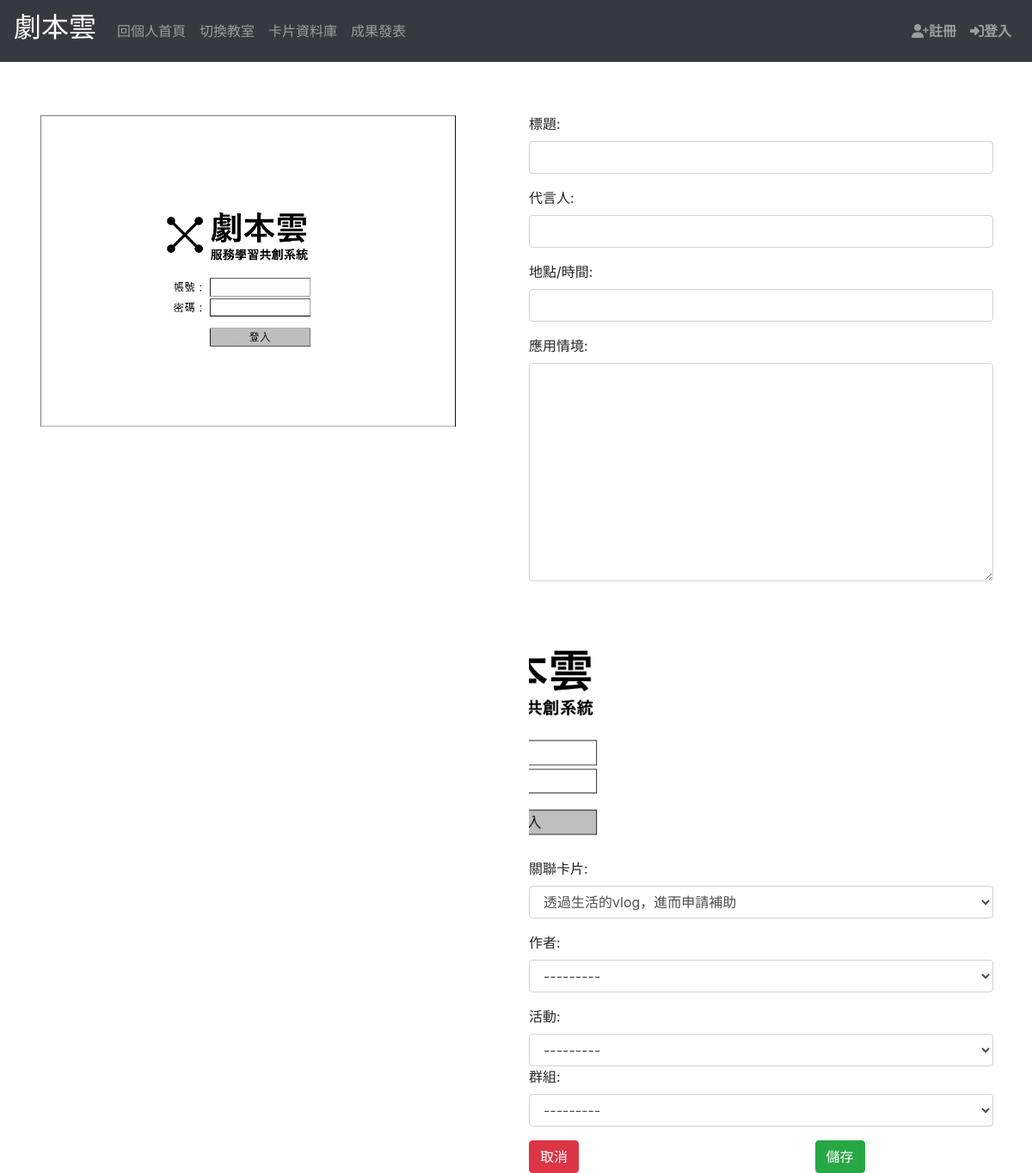
Page /createcardrow/12 on the committed database.
### pbltest/models.py (models this page shows, shortened)
class UPCard(models.Model):
    title = models.CharField(max_length=100)
    author = models.ForeignKey('login.User', on_delete=models.CASCADE, null=True, blank=True)
    pdf = models.FileField(upload_to="media/card/img/", null=True, blank=True)
    cover = models.ImageField(upload_to="card/covers/", null=True, blank=True)
    class_material = models.CharField(max_length=100, null=True)
    group = models.ForeignKey('login.Group', on_delete=models.CASCADE, null=True, blank=True)
    activate = models.ForeignKey('login.CreateActivate', on_delete=models.CASCADE, null=True, blank=True)
    thumbnail = models.CharField(max_length=100, null=True)

### login/models.py (models this page shows)
class Group(models.Model):
    group = models.CharField(max_length=128, null=True, blank=True)
    group_user = models.ManyToManyField(User, blank=True, related_name='user_user')
    activate = models.ForeignKey('CreateActivate', on_delete=models.CASCADE, blank=True)
    def __str__(self):
        return self.group

### pbltest/views.py (the view)
# urls.py: path('createcardrow/<int:pk>', post_card1, name='createcardrow'), #橫式表單
def post_card1(request, pk):
    post = UPCard.objects.all()
    card = UPCard.objects.get(id=pk)
    if request.method == "POST":
        card_form = RowCreateCardForm(request.POST)
        if card_form.is_valid():
            final_card = card_form.save()
            url = reverse('preview_card1', args=[final_card.pk])
            return redirect(url)
    else:
        card_form = RowCreateCardForm()
    context = {
        'form': card_form,
        'pk': pk,
        'card': card,
    }
    return render(request, "create_card_row.html", context)

### login/models.py (called while the page is built)
    def __str__(self):
        return self.name

    def __str__(self):
        return self.activate_name

### templates/create_card_row.html
{% extends 'base.html' %}
{% block content %}
    {% include "Card/create_card_row.html" %}
{% endblock %}

### templates/Card/create_card_row.html (shortened to what this page needs)
{% block context %}
    <form method="POST" class="post-form">
            <div class="container" style="margin-top: 5%">
                <div class="row">
                    <div class="col-md-6">
                        <img src="{{ card.cover.url }}" width="90%">
                    </div>
                    <div class="col-md-6">
                        <div class="form-group">
                            <label for="card-title"> 標題:</label>
                            {{ form.title }}
                        </div>
                        <div class="form-group">
                            <label for="card-context"> 代言人:</label>
                            {{ form.context }}
                        </div>
                        <div class="form-group">
                            <label for="card-context"> 地點/時間:</label>
                            {{ form.context1 }}
                        </div>
                        <div class="form-group">
                            <label for="card-context"> 應用情境:</label>
                            {{ form.context2 }}
                        </div>
                        <div class="form-group">
                            <img src ="/{{ card.thumbnail }}" width="50%"/>
                        </div>
                        <div class="form-group">
                            <label for="card-cover"> 關聯卡片:</label>
                            <select id="card-cover" class="form-control" name="cover">
                                <option value="{{ card.id }}">{{ card.title }}</option>
                        </select>
                        </div>
                        <div class="form-group">
                            <label for="card-author" > 作者:</label>
                            {{ form.author }}
                        </div>
                        <div class="form-activate">
                            <label for="card-activate" > 活動:</label>
                            {{ form.activate }}
                        </div>
                        <div class="form-group">
                            <label for="card-group" > 群組:</label>
                            {{ form.group }}
                        </div>
                        <button type="reset" class="btn btn-danger" style="margin-right: 50%">取消</button>
                        <button type="submit" class="btn btn-success">儲存</button>
                    </div>
                </div>
            </div>
        </form>
{% endblock %}

### rows in the picture
UPCard: cover (picture), thumbnail (picture), cover "透過生活的vlog，進而申請補助"
Group: activate "---------"
Group: group "---------"
